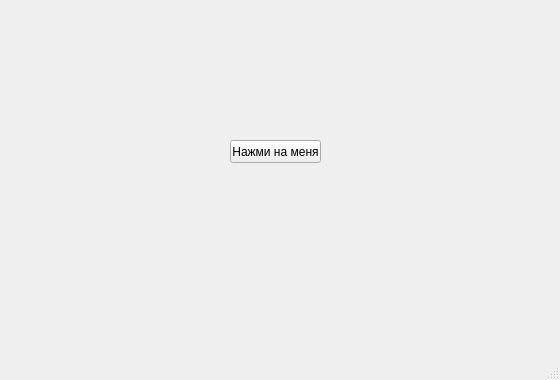
<?xml version="1.0" encoding="UTF-8"?>
<ui version="4.0">
 <class>MainWindow</class>
 <widget class="QMainWindow" name="MainWindow">
  <property name="geometry">
   <rect>
    <x>0</x>
    <y>0</y>
    <width>560</width>
    <height>380</height>
   </rect>
  </property>
  <property name="windowTitle">
   <string>MainWindow</string>
  </property>
  <widget class="QWidget" name="centralwidget">
   <widget class="QPushButton" name="pushButton">
    <property name="geometry">
     <rect>
      <x>230</x>
      <y>140</y>
      <width>91</width>
      <height>23</height>
     </rect>
    </property>
    <property name="text">
     <string>Нажми на меня</string>
    </property>
   </widget>
  </widget>
  <widget class="QMenuBar" name="menubar">
   <property name="geometry">
    <rect>
     <x>0</x>
     <y>0</y>
     <width>560</width>
     <height>21</height>
    </rect>
   </property>
  </widget>
  <widget class="QStatusBar" name="statusbar"/>
 </widget>
 <resources/>
 <connections/>
</ui>
